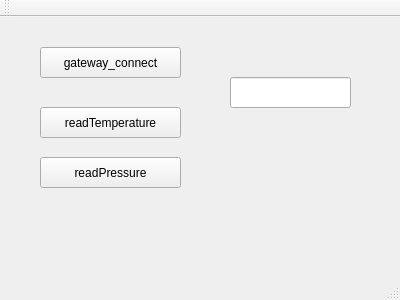
<?xml version="1.0" encoding="UTF-8"?>
<ui version="4.0">
 <class>MainWindow</class>
 <widget class="QMainWindow" name="MainWindow">
  <property name="geometry">
   <rect>
    <x>0</x>
    <y>0</y>
    <width>400</width>
    <height>300</height>
   </rect>
  </property>
  <property name="windowTitle">
   <string>MainWindow</string>
  </property>
  <widget class="QWidget" name="centralWidget">
   <widget class="QPushButton" name="gateway_connect">
    <property name="geometry">
     <rect>
      <x>40</x>
      <y>30</y>
      <width>141</width>
      <height>31</height>
     </rect>
    </property>
    <property name="mouseTracking">
     <bool>false</bool>
    </property>
    <property name="text">
     <string>gateway_connect</string>
    </property>
   </widget>
   <widget class="QPushButton" name="pushButton_2">
    <property name="geometry">
     <rect>
      <x>40</x>
      <y>90</y>
      <width>141</width>
      <height>31</height>
     </rect>
    </property>
    <property name="text">
     <string>readTemperature</string>
    </property>
   </widget>
   <widget class="QPushButton" name="pushButton_3">
    <property name="geometry">
     <rect>
      <x>40</x>
      <y>140</y>
      <width>141</width>
      <height>31</height>
     </rect>
    </property>
    <property name="text">
     <string>readPressure</string>
    </property>
   </widget>
   <widget class="QLineEdit" name="lineEdit">
    <property name="geometry">
     <rect>
      <x>230</x>
      <y>60</y>
      <width>121</width>
      <height>31</height>
     </rect>
    </property>
   </widget>
  </widget>
  <widget class="QMenuBar" name="menuBar">
   <property name="geometry">
    <rect>
     <x>0</x>
     <y>0</y>
     <width>400</width>
     <height>26</height>
    </rect>
   </property>
  </widget>
  <widget class="QToolBar" name="mainToolBar">
   <attribute name="toolBarArea">
    <enum>TopToolBarArea</enum>
   </attribute>
   <attribute name="toolBarBreak">
    <bool>false</bool>
   </attribute>
  </widget>
  <widget class="QStatusBar" name="statusBar"/>
 </widget>
 <layoutdefault spacing="6" margin="11"/>
 <resources/>
 <connections/>
</ui>
